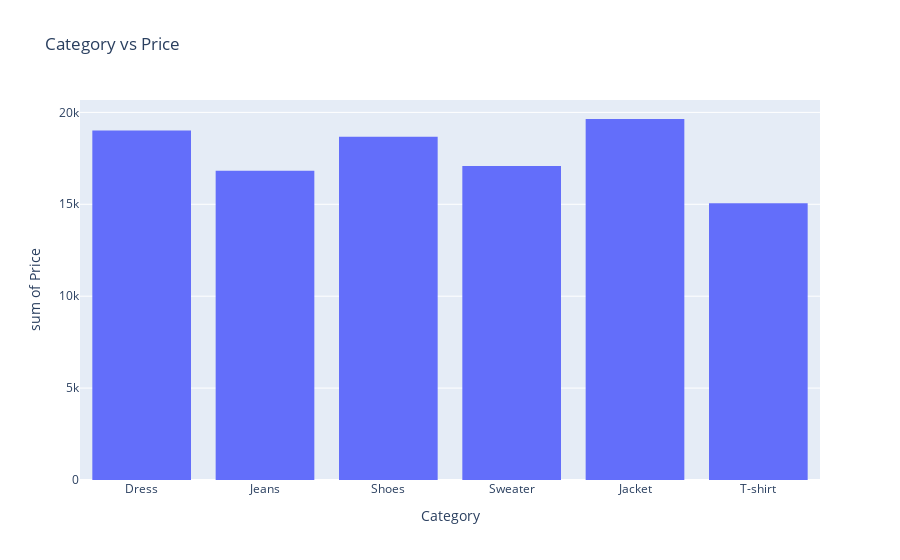

The notebook cell saved with this chart:
### Code cell
px.histogram(df,x= "Category", y="Price",title="Category vs Price",height=height)

### Figure 1 — Plotly figure (JSON) as saved in the notebook; plotly's stock layout.template omitted (floating-point values rounded to 4 significant figures; data arrays with more than 128 entries replaced by an {"elided": "..."} marker saying what was removed)
{"data": [{"alignmentgroup": "True", "bingroup": "x", "histfunc": "sum", "hovertemplate": "Category=%{x}<br>sum of Price=%{y}<extra></extra>", "legendgroup": "", "marker": {"color": "#636efa", "pattern": {"shape": ""}}, "name": "", "offsetgroup": "", "orientation": "v", "showlegend": false, "type": "histogram", "x": {"elided": "1000 str values"}, "xaxis": "x", "y": {"elided": "1000 int values"}, "yaxis": "y"}], "layout": {"autosize": true, "barmode": "relative", "legend": {"tracegroupgap": 0}, "title": {"text": "Category vs Price"}, "xaxis": {"anchor": "y", "autorange": true, "domain": [0, 1], "range": [-0.5, 5.5], "title": {"text": "Category"}, "type": "category"}, "yaxis": {"anchor": "x", "autorange": true, "domain": [0, 1], "range": [0, 20670.0], "title": {"text": "sum of Price"}, "type": "linear"}}}
